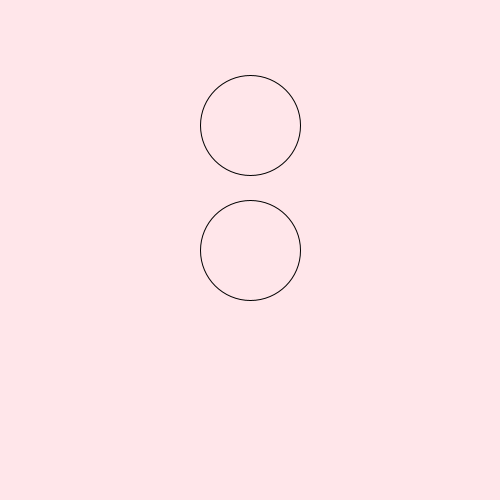
Frame 1 (no input)
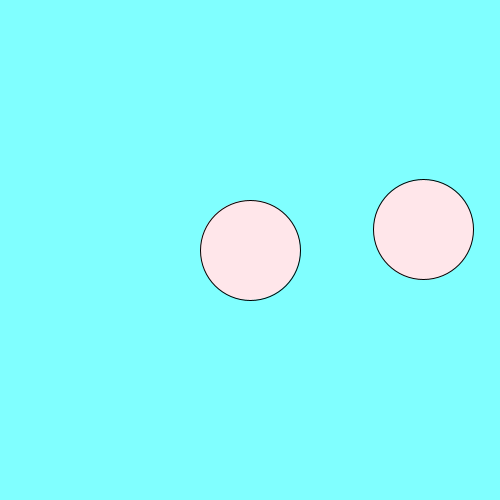
Frame 60 (the mouse pressed at the canvas centre just before this capture)
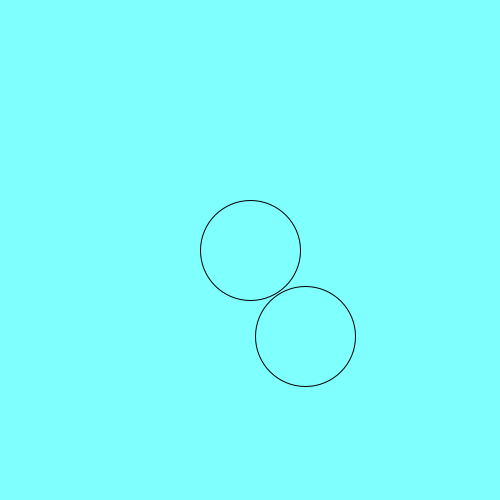
Frame 120 (the mouse held since frame 60 and released just before this capture)

The Processing sketch that drew these frames (run headless with seeded random() and noise(); from frame 60 on, the mouse is pressed at the canvas centre):

// Processing sketch: hw
// ── hw.pde
int circleSize;
float xPos, yPos;
color circleColor, bgColor;
float x, y;
int size = 100;
float xSpeed, ySpeed;

boolean isCircleOn;
boolean circlePressed;

int distance;

void setup(){
  
  size (500,500);
  bgColor = color(255,230,234);
  background(bgColor);
  xSpeed = random(1,4);
  ySpeed = random(1,4);
  x = width/2;
  y = height/4;
  
  xPos = width/2;
  yPos = height/2;
  
  circleSize=100;
}

void draw(){
  
  println(mouseX);
  println(mouseY);
  
  distance = int(dist(xPos, yPos, mouseX, mouseY));
  background(bgColor);
  
  if(distance<circleSize/2){
    circleColor = color(128, 255, 255);
  }else{circleColor= color(255,230,234);}
  
  if(distance<circleSize/2 && mousePressed){
    bgColor=color(255,230,234);}else{bgColor = 100;}
    
  if(isCircleOn == true){
    bgColor = color(255,230,234);} else {bgColor = color(128, 255, 255);}
    
    fill(circleColor);
    ellipse(xPos, yPos, circleSize, circleSize);
  
  if(xSpeed == ySpeed){
  xSpeed = random(1,4);
  ySpeed = random(1,4);
  
  
  }
  
  ellipse(x,y,size,size);
  if(x>(width-size/2) || x<size/2){
    xSpeed = xSpeed *-1;
  }
  if(y>(height-size/2) || y<size/2){
    ySpeed = ySpeed *-1;
  }
 
  x = x+xSpeed;
  y = y+ySpeed;
  
  
  }


void mousePressed(){
  if(distance<circleSize/2){
    isCircleOn = !isCircleOn;
    println(isCircleOn);}
    
  if(distance<circleSize/2){
    circlePressed = true; println(circlePressed);}
    else {circlePressed = false;}
  if(circlePressed == true){
    xPos = random(50,450);
    yPos = random(50,450);
  }
    
}
